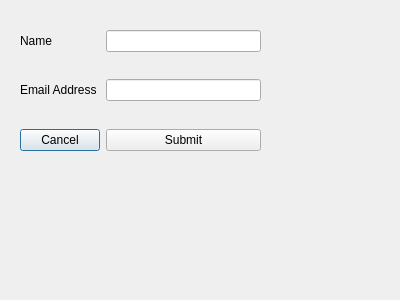
<?xml version="1.0" encoding="UTF-8"?>
<ui version="4.0">
 <class>Dialog</class>
 <widget class="QDialog" name="Dialog">
  <property name="geometry">
   <rect>
    <x>0</x>
    <y>0</y>
    <width>400</width>
    <height>300</height>
   </rect>
  </property>
  <property name="windowTitle">
   <string>Dialog</string>
  </property>
  <widget class="QWidget" name="">
   <property name="geometry">
    <rect>
     <x>20</x>
     <y>30</y>
     <width>241</width>
     <height>121</height>
    </rect>
   </property>
   <layout class="QFormLayout" name="formLayout">
    <item row="0" column="0">
     <widget class="QLabel" name="label">
      <property name="text">
       <string>Name</string>
      </property>
     </widget>
    </item>
    <item row="0" column="1">
     <widget class="QLineEdit" name="lineEdit"/>
    </item>
    <item row="2" column="0">
     <widget class="QLabel" name="label_2">
      <property name="text">
       <string>Email Address</string>
      </property>
     </widget>
    </item>
    <item row="2" column="1">
     <widget class="QLineEdit" name="lineEdit_2"/>
    </item>
    <item row="4" column="0">
     <widget class="QPushButton" name="pushButton">
      <property name="text">
       <string>Cancel</string>
      </property>
     </widget>
    </item>
    <item row="4" column="1">
     <widget class="QPushButton" name="pushButton_2">
      <property name="text">
       <string>Submit</string>
      </property>
     </widget>
    </item>
    <item row="1" column="1">
     <spacer name="verticalSpacer">
      <property name="orientation">
       <enum>Qt::Vertical</enum>
      </property>
      <property name="sizeHint" stdset="0">
       <size>
        <width>20</width>
        <height>40</height>
       </size>
      </property>
     </spacer>
    </item>
    <item row="3" column="1">
     <spacer name="verticalSpacer_2">
      <property name="orientation">
       <enum>Qt::Vertical</enum>
      </property>
      <property name="sizeHint" stdset="0">
       <size>
        <width>20</width>
        <height>40</height>
       </size>
      </property>
     </spacer>
    </item>
   </layout>
  </widget>
 </widget>
 <resources/>
 <connections/>
</ui>
